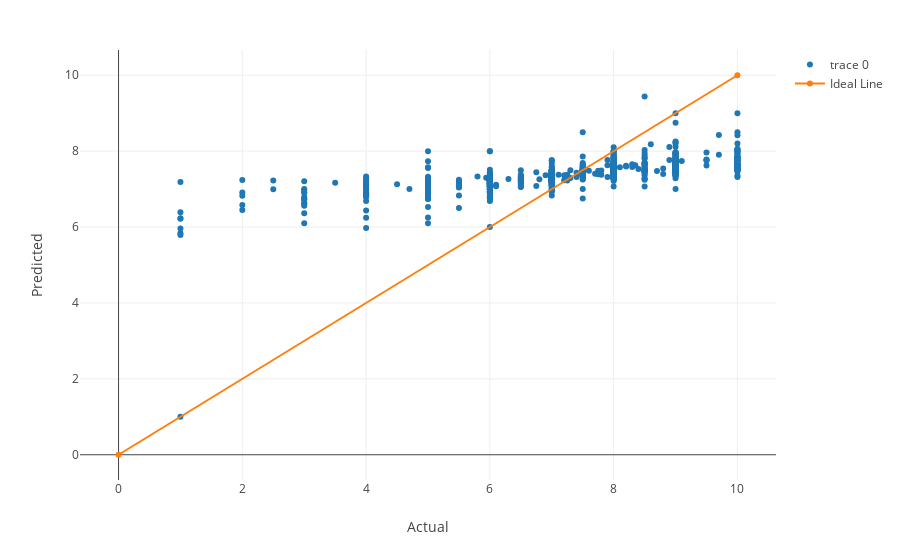

Notebook cell for this chart:
### Markdown cell above
An improvement of -0.28 RMSE rating

### Code cell
trace0 = go.Scatter(
    x=one['Rating'],
    y=predictions,
    mode='markers')

trace1 = go.Scatter(
    x=[0,10],
    y=[0,10],
    name='Ideal Line')

layout = go.Layout(
    xaxis=dict(title='Actual'),
    yaxis=dict(title='Predicted'),
    hovermode='closest',
    margin=dict(t=50))

data=[trace0, trace1]

fig = go.Figure(data, layout)
plotly.offline.iplot(fig, filename='predictions-naive.html')

### Figure 1 — Plotly figure (JSON) as saved in the notebook; plotly's stock layout.template omitted (floating-point values rounded to 4 significant figures; data arrays with more than 128 entries replaced by an {"elided": "..."} marker saying what was removed)
{"data": [{"mode": "markers", "type": "scatter", "uid": "4dbdd4f0-a97e-11e8-89b5-28c63f3df6d4", "x": {"elided": "847 float values"}, "y": {"elided": "847 float values"}}, {"name": "Ideal Line", "type": "scatter", "uid": "4dbdd4f1-a97e-11e8-9091-28c63f3df6d4", "x": [0, 10], "y": [0, 10]}], "layout": {"hovermode": "closest", "margin": {"t": 50}, "xaxis": {"title": "Actual"}, "yaxis": {"title": "Predicted"}}}
